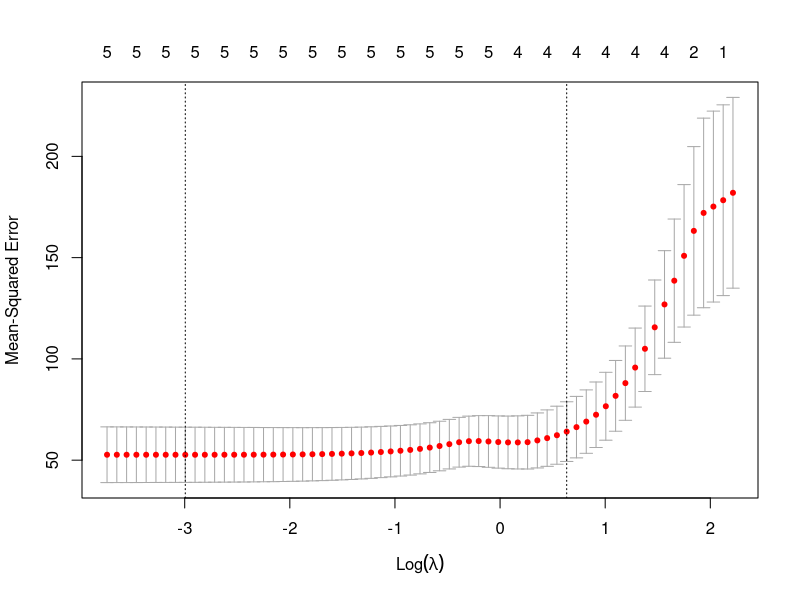

Recreate this plot in R.
library(glmnet)

# 2. Prepare Data (Example using built-in 'swiss' dataset)
data(swiss)
# Convert factors to dummy variables if needed (glmnet works with matrices)
x_vars <- model.matrix(Fertility ~ ., data = swiss)[, -1] # Predictors, drop intercept
y_var <- swiss$Fertility # Response

# 3. Split Data (Train/Test)
set.seed(123) # for reproducibility
train_indices <- sample(1:nrow(x_vars), nrow(x_vars) * 0.7)
x_train <- x_vars[train_indices, ]
y_train <- y_var[train_indices]
x_test <- x_vars[-train_indices, ]
y_test <- y_var[-train_indices]

# 4. Fit LASSO model (Cross-validation to find best lambda)
# alpha = 1 specifies LASSO (alpha = 0 is Ridge, 0 < alpha < 1 is Elastic Net)
# family = "gaussian" for continuous outcome (use "binomial" for binary)
lasso_model <- cv.glmnet(x = x_train, y = y_train, alpha = 1, family = "gaussian", nfolds = 10)

# 5. Plot the Cross-Validation Results (shows error vs. lambda)
plot(lasso_model)


# 6. Get the best lambda (lambda.1se is common choice for parsimony)
best_lambda <- lasso_model$lambda.1se
print(paste("Best Lambda:", best_lambda))

# 7. Inspect Coefficients at Best Lambda (shows feature selection)
# glmnet automatically standardizes predictors
coef(lasso_model, s = best_lambda)

# 8. Make Predictions on Test Data
predictions <- predict(lasso_model, s = best_lambda, newx = x_test)

# 9. Evaluate Model Performance (e.g., MSE)
mean((y_test - predictions)^2)
